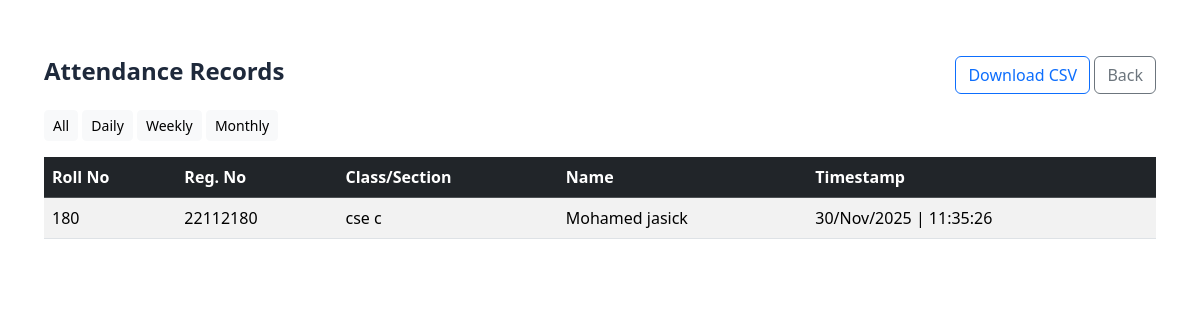
Page /attendance_record?period=daily on the committed database.
### tables this page shows
CREATE TABLE attendance (
                    id INTEGER PRIMARY KEY AUTOINCREMENT,
                    student_id INTEGER,
                    name TEXT,
                    timestamp TEXT
                );

CREATE TABLE students (
                    id INTEGER PRIMARY KEY AUTOINCREMENT,
                    name TEXT NOT NULL,
                    roll TEXT,
                    class TEXT,
                    section TEXT,
                    reg_no TEXT,
                    created_at TEXT
                );

### app.py (the view)
@app.route("/attendance_record", methods=["GET"])
def attendance_record():
    period = request.args.get("period", "all")  # all, daily, weekly, monthly
    conn = sqlite3.connect(DB_PATH, check_same_thread=False)
    q = """
        SELECT
            S.roll,
            S.reg_no,
            S.class,
            S.section,
            A.name,
            A.timestamp
        FROM
            attendance A
        JOIN
            students S ON A.student_id = S.id
        """
    params = ()
    if period == "daily":
        today = datetime.date.today().isoformat()
        q += " WHERE date(A.timestamp) = ?"
        params = (today,)
    elif period == "weekly":
        start = (datetime.date.today() - timedelta(days=7)).isoformat()
        q += " WHERE date(A.timestamp) >= ?"
        params = (start,)
    elif period == "monthly":
        start = (datetime.date.today() - timedelta(days=30)).isoformat()
        q += " WHERE date(A.timestamp) >= ?"
        params = (start,)
    q += " ORDER BY A.timestamp DESC LIMIT 5000"
    df = pd.read_sql_query(q, conn, params=params)
    conn.close()
    if not df.empty:
        df['dt_object'] = pd.to_datetime(df['timestamp'], format='ISO8601', errors='coerce', utc=True)
        df['dt_object'] = df['dt_object'].dt.tz_convert(LOCAL_TIMEZONE)
        df['formatted_time'] = df['dt_object'].dt.strftime('%d/%b/%Y | %H:%M:%S')
        df['class_sec'] = df['class'] + ' ' + df['section']
        df = df[['roll', 'reg_no', 'class_sec', 'name', 'formatted_time']]
        rows = df.values.tolist()
    else:
        rows = []
    return render_template("attendance_record.html", records=rows, period=period)

### templates/attendance_record.html (shortened to what this page needs)
<!doctype html>
<html>
<head>
  <link href="https://cdn.jsdelivr.net/npm/bootstrap@5.3.1/dist/css/bootstrap.min.css" rel="stylesheet">
  <link rel="stylesheet" href="{{ url_for('static', filename='css/style.css') }}">
</head>
<body>
<div class="container my-4">
  <div class="d-flex justify-content-between align-items-center mb-3">
    <h4>Attendance Records</h4>
    <div>
      <a class="btn btn-outline-primary" href="/download_csv">Download CSV</a>
      <a class="btn btn-outline-secondary" href="/">Back</a>
    </div>
  </div>
  <div class="mb-3">
    <a href="/attendance_record?period=all" class="btn btn-sm btn-light">All</a>
    <a href="/attendance_record?period=daily" class="btn btn-sm btn-light">Daily</a>
    <a href="/attendance_record?period=weekly" class="btn btn-sm btn-light">Weekly</a>
    <a href="/attendance_record?period=monthly" class="btn btn-sm btn-light">Monthly</a>
  </div>
  <div class="table-responsive">
    <table class="table table-striped">
      <thead class="table-dark">
        <tr>
            <th>Roll No</th>
            <th>Reg. No</th>
            <th>Class/Section</th>
            <th>Name</th>
            <th>Timestamp</th>
        </tr>
      </thead>
      <tbody>
      {% for r in records %}
        <tr>
            <td>{{ r[0] }}</td>  <td>{{ r[1] }}</td>  <td>{{ r[2] }}</td>  <td>{{ r[3] }}</td>  <td>{{ r[4] }}</td>  </tr>
      {% endfor %}
      </tbody>
    </table>
</div>
</div>
</body>
</html>

### static/css/style.css (style rules this page uses)
html, body { height: 100%; margin: 0; }
body { font-family: 'Segoe UI', Tahoma, Geneva, Verdana, sans-serif; background-image: url("../images/bg.png"); no-repeat center center fixed; background-size: contain; margin: 0; color: #1e293b; display: flex; justify-content: flex-end; align-items: flex-start; padding: 2rem; }
body::before { content: ''; position: fixed; inset: 0; background: rgba(255,255,255,0.4); z-index: -1; }
h5, h4, h3 { font-weight: 600; }

### rows in the picture
attendance: roll "180", reg_no "22112180", class "cse c", name "Mohamed jasick", r "30/Nov/2025 | 11:35:26"
